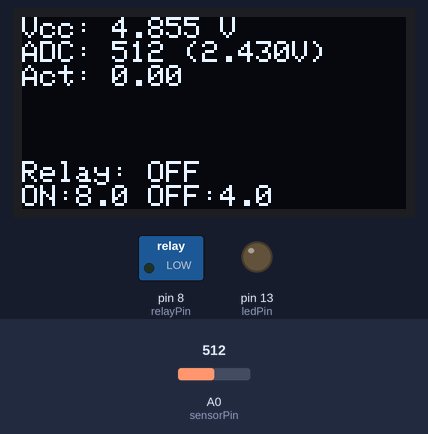
The sketch below on a simulated Arduino Nano, built with avr-gcc and run on an emulated ATmega328P. On the bench: 128×64 one-colour display, switched loads named in the sketch (green lamp = pin HIGH), output pins drawn as LEDs (lit = HIGH). Inputs (shaded band) come from the test bench; at power-on: A0 (sensorPin) = 512. What the sketch prints to the serial monitor is not drawn.

Above: at 1.2 s.
1.3 s: A0 (sensorPin) set to 716
At 2.7 s:
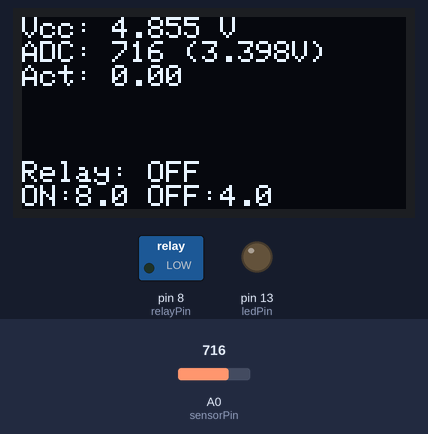
3.7 s: A0 (sensorPin) set to 900
At 5.6 s:
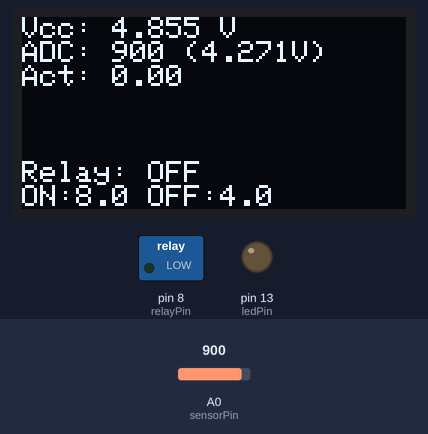
5.9 s: A0 (sensorPin) set to 1023
At 7.8 s:
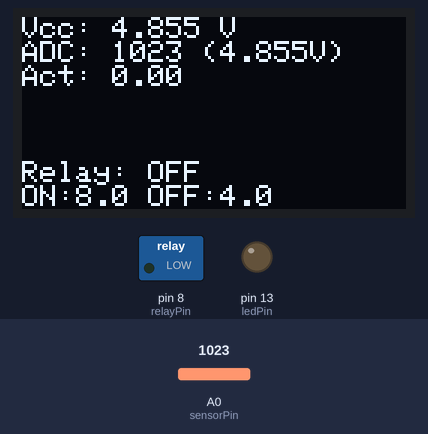
Timing chart, 0 to 9.3 s (numbered marks = the images above; inputs shaded):
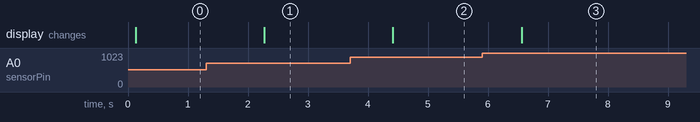

The sketch:

asm_pump_driver.ino
```cpp
// Include necessary libraries
#include <Wire.h>
#include <Adafruit_GFX.h>
#include <Adafruit_SSD1306.h>

// Define pin connections
const int relayPin = 8;  // Relay connected to pin D8
const int ledPin    = 13; // Status LED connected to D13
const int sensorPin = A0; // ACS724 -2.5A..+2.5A (Pololu 4040) connected to pin A0
const long bandgapReferenceMillivolts = 1068; // Calibrated internal 1.1V reference for this Nano
const float zeroOffsetVoltage = 2.345; // ACS724 output voltage at zero current (~Vcc/2)
const float acs724SensitivityVoltsPerAmp = 0.400; // ACS724 +/-2.5A (Pololu 4040) = 400 mV/A

// AC RMS measurement parameters (mains 50 Hz -> 20 ms per period)
const unsigned long rmsWindowMs = 200; // 10 full periods at 50 Hz for better averaging
const float currentDeadZoneAmps = 0.01; // Ignore residual noise below this value

// Hysteresis parameters in amperes RMS.
// Pump power range 12-38W on 230V AC -> Irms ~ 0.052 A (12W) .. 0.165 A (38W).
// Thresholds must be below the lowest running current (~0.052 A).
const float threshold_on = 0.035; // Current (A) to turn relay ON (pump running)
const float threshold_off = 0.02; // Current (A) to turn relay OFF (pump stopped)
bool relayState = false; // Current relay state

// --- Simple activity detection (mean absolute deviation) ---
// Instead of computing a precise RMS current, we sample the sensor fast,
// subtract the resting value (~Vcc/2) and average the absolute deviation.
// This is robust to inverter frequency changes and needs no accurate
// current calibration. If the averaged deviation exceeds a threshold,
// the pump is considered running.
const unsigned long activityWindowMs = 30;   // Averaging window (20-50 ms)
const unsigned long activitySampleIntervalUs = 250; // ~4 kHz sampling (2-5 kHz)
// Thresholds are expressed in ADC counts of mean absolute deviation.
const float activityThresholdOn  = 8.0; // Deviation to turn relay ON (pump running)
const float activityThresholdOff = 4.0; // Deviation to turn relay OFF (pump stopped)

// Rolling average for Vcc measurement
const int VCC_WINDOW_SIZE = 8;
long      vccReadings[VCC_WINDOW_SIZE];
int       vccReadIndex   = 0;
int       vccSampleCount = 0;
long      vccReadingSum  = 0;

// Create an instance of the OLED display
Adafruit_SSD1306 display(128, 64, &Wire, -1);

long readVccMillivolts() {
#if defined(__AVR_ATmega328P__) || defined(__AVR_ATmega168__)
    ADMUX = _BV(REFS0) | _BV(MUX3) | _BV(MUX2) | _BV(MUX1);
    delay(2);
    ADCSRA |= _BV(ADSC);
    while (bit_is_set(ADCSRA, ADSC)) {
        ;
    }

    uint8_t low = ADCL;
    uint8_t high = ADCH;
    long reading = (high << 8) | low;

    return (bandgapReferenceMillivolts * 1023L) / reading;
#else
    return 5000L;
#endif
}

float updateAverageVccVoltage(long vccMillivolts) {
    vccReadingSum -= vccReadings[vccReadIndex];
    vccReadings[vccReadIndex] = vccMillivolts;
    vccReadingSum += vccReadings[vccReadIndex];
    vccReadIndex = (vccReadIndex + 1) % VCC_WINDOW_SIZE;

    if (vccSampleCount < VCC_WINDOW_SIZE) {
        vccSampleCount++;
    }

    return (vccReadingSum / (float)vccSampleCount) / 1000.0;
}

// Measure AC RMS current over a fixed window.
// Vzero is derived dynamically as the mean of the samples, which removes
// offset drift. Returns RMS current in amperes.
float measureRmsCurrent(float adcReferenceVoltage) {
    unsigned long startMs = millis();
    unsigned long sampleCount = 0;
    float sum = 0.0;         // Sum of sample voltages (for dynamic Vzero)
    float sumSquares = 0.0;  // Sum of squared sample voltages

    // First pass: collect sum and sum of squares of the sensor voltage.
    while (millis() - startMs < rmsWindowMs) {
        float v = (analogRead(sensorPin) / 1023.0) * adcReferenceVoltage;
        sum += v;
        sumSquares += v * v;
        sampleCount++;
    }

    if (sampleCount == 0) {
        return 0.0;
    }

    float mean = sum / sampleCount;                       // Dynamic Vzero
    float meanSquares = sumSquares / sampleCount;
    float variance = meanSquares - (mean * mean);         // RMS of AC component
    if (variance < 0.0) {
        variance = 0.0;
    }

    float vRms = sqrt(variance);
    float iRms = vRms / acs724SensitivityVoltsPerAmp;

    if (iRms < currentDeadZoneAmps) {
        iRms = 0.0;
    }

    return iRms;
}

// Simple pump-activity detection based on mean absolute deviation.
// 1. Sample the ADC fast (a few kHz).
// 2. Subtract the resting value (~Vcc/2, computed as the mean of samples).
// 3. Accumulate the absolute deviation of each sample.
// 4. Average over a short window (20-50 ms).
// Returns the mean absolute deviation in ADC counts.
float measurePumpActivity() {
    unsigned long startMs = millis();
    unsigned long sampleCount = 0;
    long sum = 0;               // Sum of raw ADC values (for resting value)
    int samples[300];           // Buffer for one window (max ~300 samples)
    const int maxSamples = 300;

    // First pass: collect raw samples at a fixed rate.
    while ((millis() - startMs < activityWindowMs) && (sampleCount < maxSamples)) {
        int raw = analogRead(sensorPin);
        samples[sampleCount] = raw;
        sum += raw;
        sampleCount++;
        delayMicroseconds(activitySampleIntervalUs);
    }

    if (sampleCount == 0) {
        return 0.0;
    }

    // Resting value = mean of the samples (dynamic, removes offset drift).
    float mean = (float)sum / sampleCount;

    // Second pass: accumulate absolute deviation from the resting value.
    float sumAbsDeviation = 0.0;
    for (unsigned long i = 0; i < sampleCount; i++) {
        sumAbsDeviation += fabs(samples[i] - mean);
    }

    return sumAbsDeviation / sampleCount;
}

void setup() {
    // Initialize serial output for debugging
    Serial.begin(115200);
    while (!Serial) {
        ;
    }

    // Initialize the relay pin and status LED
    pinMode(relayPin, OUTPUT);
    digitalWrite(relayPin, LOW); // Ensure relay is off initially
    pinMode(ledPin, OUTPUT);
    digitalWrite(ledPin, LOW);   // Ensure LED is off initially

    Serial.println("ASM Pump Driver start");

    // Initialize the OLED display
    display.begin(SSD1306_SWITCHCAPVCC, 0x3C);
    display.clearDisplay();
    display.setTextSize(1);
    display.setTextColor(SSD1306_WHITE);
    display.setCursor(0, 0);
    display.print("Monitoring current...");
    display.display();

    Serial.println("OLED initialized");
}

void loop() {
    // 1. Measure supply voltage Vcc
    long vccMillivolts = readVccMillivolts();
    float rawVccVoltage = vccMillivolts / 1000.0;
    float adcReferenceVoltage = updateAverageVccVoltage(vccMillivolts);

    // 2. Direct raw ADC reading on the sensor pin (control measurement)
    int rawAdcValue = analogRead(sensorPin);
    float adcVoltage = (rawAdcValue / 1023.0) * adcReferenceVoltage;

    // 3. Pump activity detection (mean absolute deviation, no RMS needed)
    float activity = measurePumpActivity();

    // Apply hysteresis logic on the activity value
    if (!relayState && activity > activityThresholdOn) {
        relayState = true;
        digitalWrite(relayPin, HIGH);
        digitalWrite(ledPin, HIGH);
    } else if (relayState && activity < activityThresholdOff) {
        relayState = false;
        digitalWrite(relayPin, LOW);
        digitalWrite(ledPin, LOW);
    }

    // NOTE: current (RMS) measurement temporarily disabled
    // float currentAmps = measureRmsCurrent(adcReferenceVoltage);

    Serial.print("Vcc(avg): ");
    Serial.print(adcReferenceVoltage, 3);
    Serial.print(" V | Vcc(raw): ");
    Serial.print(rawVccVoltage, 3);
    Serial.print(" V | ADC: ");
    Serial.print(rawAdcValue);
    Serial.print(" (");
    Serial.print(adcVoltage, 3);
    Serial.print(" V) | Act: ");
    Serial.print(activity, 2);
    Serial.print(" | Relay: ");
    Serial.println(relayState ? "ON" : "OFF");

    // Update OLED display
    display.clearDisplay();
    display.setTextSize(1);
    display.setTextColor(SSD1306_WHITE);

    // Line 1: Vcc supply voltage
    display.setCursor(0, 0);
    display.print("Vcc: ");
    display.print(adcReferenceVoltage, 3);
    display.print(" V");

    // Line 2: direct raw ADC reading (control measurement)
    display.setCursor(0, 8);
    display.print("ADC: ");
    display.print(rawAdcValue);
    display.print(" (");
    display.print(adcVoltage, 3);
    display.print("V)");

    // Line 3: pump activity (mean absolute deviation)
    display.setCursor(0, 16);
    display.print("Act: ");
    display.print(activity, 2);

    // Line 7: relay state
    display.setCursor(0, 48);
    display.print("Relay: ");
    display.print(relayState ? "ON" : "OFF");

    // Line 8: hysteresis thresholds
    display.setCursor(0, 56);
    display.print("ON:");
    display.print(activityThresholdOn, 1);
    display.print(" OFF:");
    display.print(activityThresholdOff, 1);

    display.display();

    delay(1000); // Delay for stability
}
```

Measured:
- after the input at 1.3 s, the display: changes after 0.97 s (image 1)
- after the input at 3.7 s, the display: changes after 0.71 s (image 2)
- after the input at 5.9 s, the display: changes after 0.66 s (image 3)
